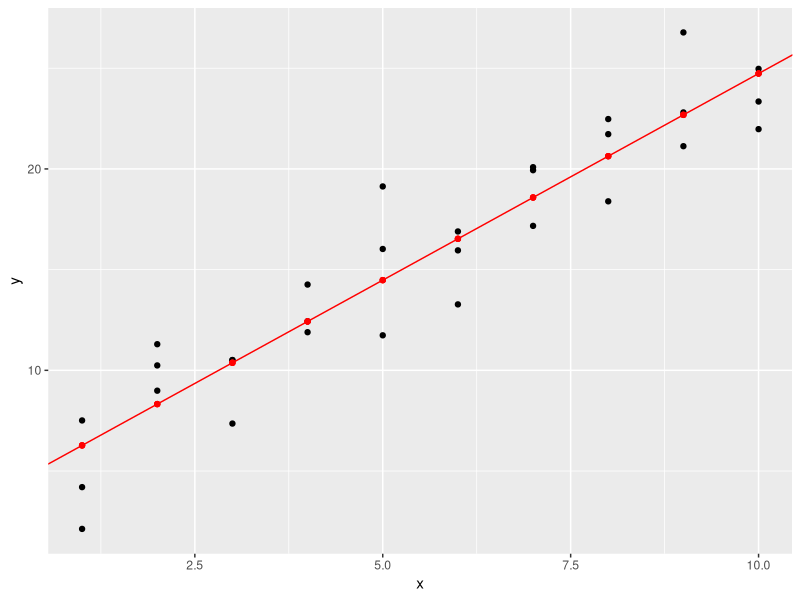
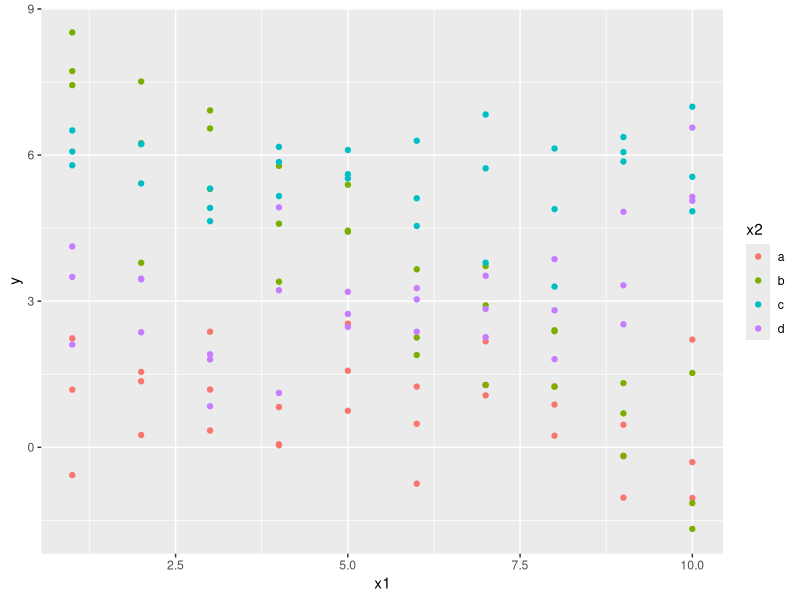
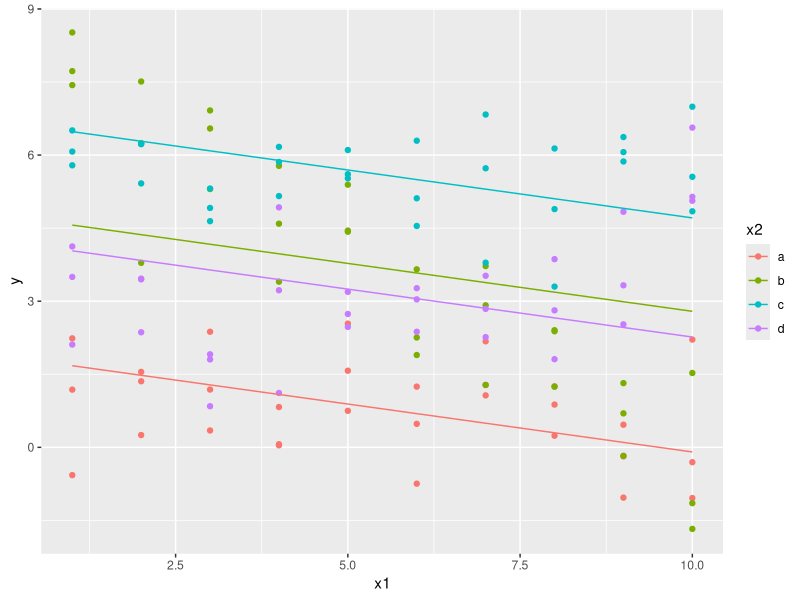
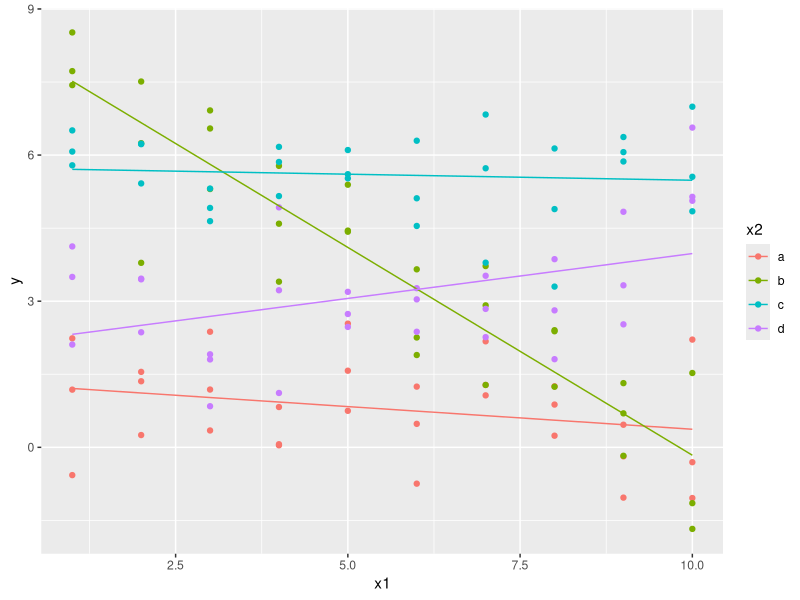

Recreate these plots in R, in order.
library(modelr)
library(ggplot2)
library(tidyverse)

sim1
sim1_mod <- lm(y ~ x, data = sim1)
library(broom)
tidy(sim1_mod)
sim1_mod
sim1_mod_no_intercept <- lm(y ~ x - 1, data = sim1)
sim1_mod_no_intercept
summary(sim1_mod)
coef(sim1_mod)
str(sim1_mod)
sim1_mod$coefficients

sim_not_square <- lm(y ~ x + x*x, data = sim1)
sim_not_square
(sim_square <- lm(y ~ x + I(x*x), data = sim1))
sim1b <- sim1 |>
  mutate(sq = x*x)
summary(lm(y ~ x + sq, data = sim1b))

# Add predictions and residuals
library(broom)

(df <- augment(sim1_mod))

(v <- sim1_mod$coefficients)
v[1]
v[2]

ggplot(df, aes(x = x, y = y)) + 
  geom_point() +
  geom_point(mapping = aes(y = .fitted), color = "red") +
  geom_abline(aes(
    intercept = coef(sim1_mod)[1],
    slope = coef(sim1_mod)[2]
  ), color = "red")


# Richer linear models
sim3 
ggplot(sim3, aes(x1, y, color = x2)) +
  geom_point()

mod1 <- lm( y ~ x1 + x2, data = sim3)
mod2 <- lm( y ~ x1*x2, data = sim3 )
mod2b <- lm( y ~ x1 + x2 + x1:x2, data = sim3)

mod1
mod2
mod2b

sim3_1 <- sim3 |>
  mutate(
    mod1 = augment(mod1)[[".fitted"]],
    mod2 = augment(mod2)$.fitted
  )
sim3_1

augment(mod1)


sim3_1 |>
  ggplot(aes(x = x1, y = y, color = x2)) + 
  geom_point() + 
  geom_line(aes(y = mod1))

sim3_1 |>
  ggplot(aes(x = x1, y = y, color = x2)) + 
  geom_point() + 
  geom_line(aes(y = mod2))

# Functions

square_func <- function(x) {
  #x + x
  #print("I will compute it...")
  x*x
}
three_squared <- square_func(3)
three_squared

sqrt(2)
sqrt(-2)

my_sqrt <- function(x) {
  if (x < 0) {
    "not allowed"
  } else {
    sqrt(x)
  }
}

my_sqrt(3)
my_sqrt(-3)

my_sqrt2 <- function(x) {
  ifelse( x < 0, "not allowed", sqrt(x))
}

my_sqrt2(3)
my_sqrt2(-3)

# random seed
runif(10)
runif(10)
set.seed(42)
runif(10)
set.seed(42)
runif(10)

